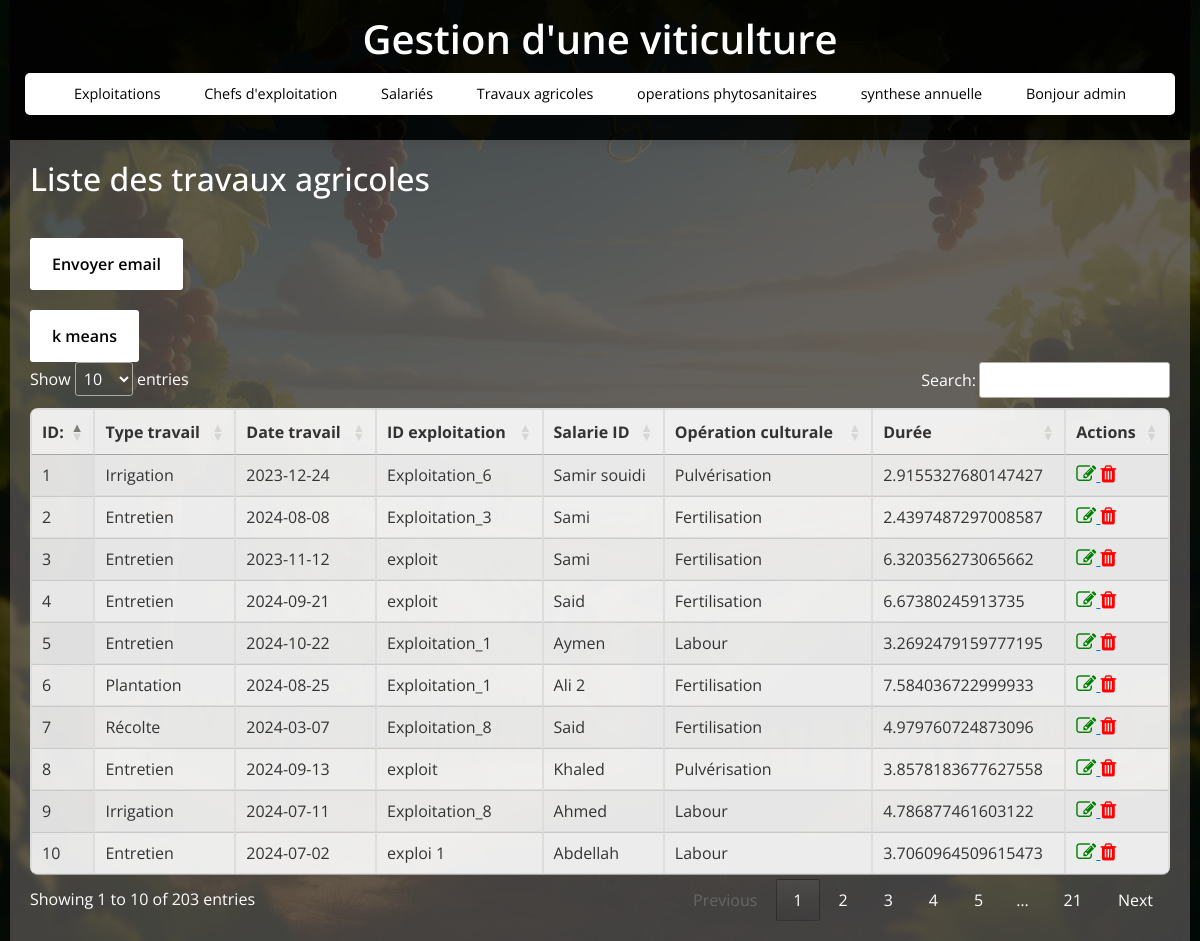
Before: /travaux (signed in) with the older database file.
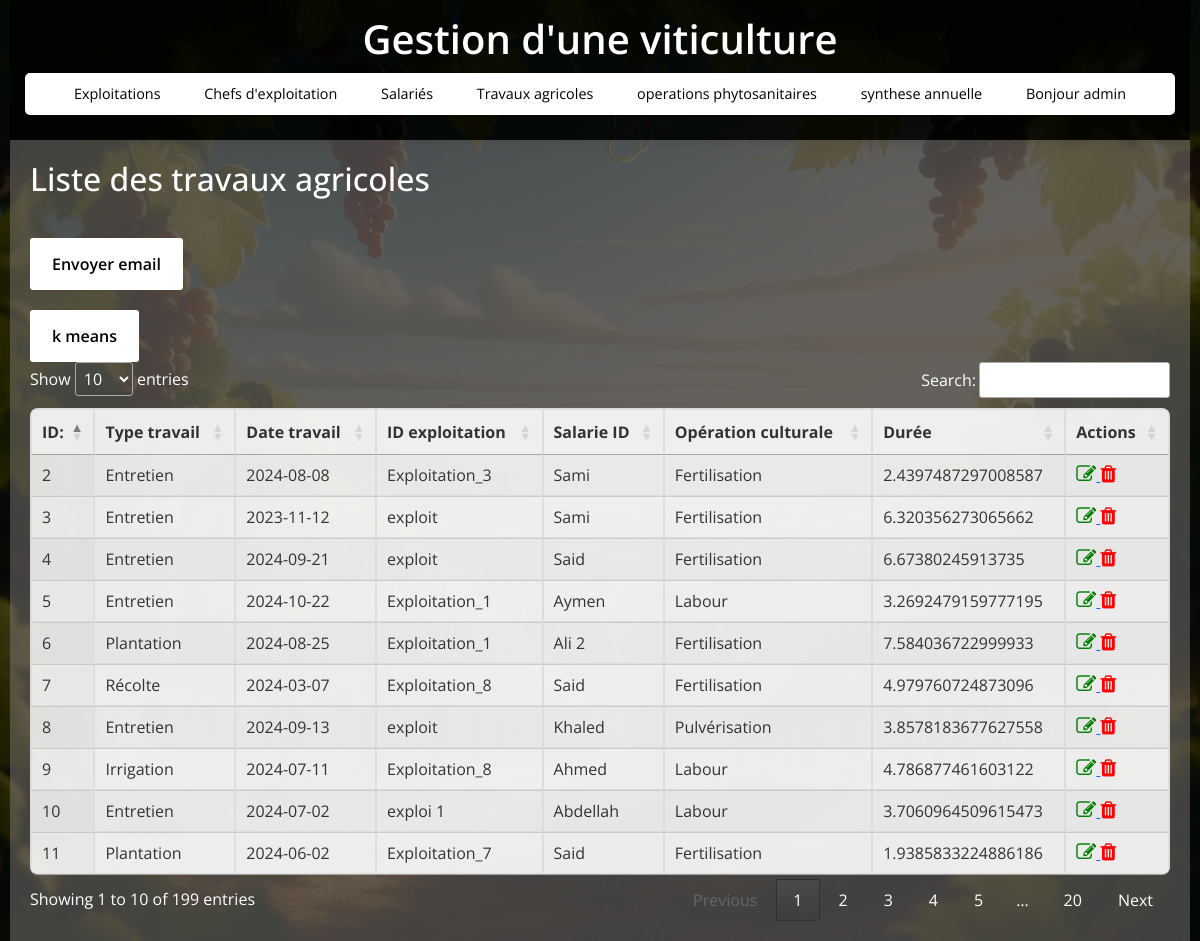
After: the same page with the newer database file.
### tables this page shows
CREATE TABLE travaux_agricoles (
                    id_travail INTEGER PRIMARY KEY,
                    type_travail TEXT,
                    date_travail TEXT,
                    id_exploitation INTEGER,
                    salarie_id INTEGER,
                    operation_culturale TEXT,
                    Duree FLOAT,
                    id_operation_sanitaire INTEGER,
                    FOREIGN KEY(id_operation_sanitaire) REFERENCES operations_phytosanitaires(id_operation_sanitaire),
                    FOREIGN KEY(id_exploitation) REFERENCES exploitations(id_exploitation)
                );

CREATE TABLE exploitations (
                    id_exploitation INTEGER PRIMARY KEY,
                    nom_exploitation TEXT,
                    superficie REAL
                );

CREATE TABLE salaries (
                    id_salarie INTEGER PRIMARY KEY,
                    identifiant_sal TEXT,
                    nom_salarie TEXT,
                    prenom_salarie TEXT,
                    date_embauche TEXT,
                    id_exploitation INTEGER,
                    FOREIGN KEY(id_exploitation) REFERENCES exploitations(id_exploitation)
                );

### app.py (the view)
@app.route('/travaux')
def travaux():
    if 'user_id' not in session:
        return redirect(url_for('login'))
    conn = get_db_connection()
    travaux = conn.execute('SELECT * FROM travaux_agricoles  join exploitations on exploitations.id_exploitation=travaux_agricoles.id_exploitation join salaries on salaries.id_salarie=travaux_agricoles.salarie_id ').fetchall()
    conn.close()
    return render_template('travaux_agricoles.html', travaux=travaux)

### app.py (called while the page is built)
def get_db_connection():
    conn = sqlite3.connect(DB_NAME)
    conn.row_factory = sqlite3.Row  # Retourne les résultats sous forme de dictionnaire
    return conn

### templates/travaux_agricoles.html (shortened to what this page needs)
{% extends 'base.html' %}
{% block content %}
    <h2>Liste des travaux agricoles</h2>
    <form action="{{ url_for('envoimail', nom=session.get('admin')) }}" method="POST">
        <button class="button" type="submit">Envoyer email</button>
    </form>
    <form action="{{ url_for('clustering_graph') }}" method="POST">
        <button class="button" type="submit">k means</button>
    </form>
    <table id="travauxTable" class="display">
        <thead>
            <tr>
                <th>ID:</th>
                <th>Type travail</th>
                <th>Date travail</th>
                <th>ID exploitation</th>
                <th>Salarie ID</th>
                <th>Opération culturale</th>
                <th>Durée</th>
                <th>Actions</th>
            </tr>
        </thead>
        <tbody>
            {% for travail in travaux %}
            <tr>
                <td>{{ travail.id_travail }}</td>
                <td>{{ travail.type_travail }}</td>
                <td>{{ travail.date_travail }}</td>
                <td>{{ travail.nom_exploitation }}</td>
                <td>{{ travail.nom_salarie }}  {{ travail.prenom_salarie }}</td>
                <td>{{ travail.operation_culturale }}</td>
                <td>{{ travail.Duree }}</td>
                <td>
                    <a href="{{ url_for('edit_travail', id=travail.id_travail) }}">
                        <i class="fa fa-edit" style="font-size:20px;color:green"></i>
                    </a>
                    <a href="{{ url_for('delete_travail', id=travail.id_travail) }}">
                        <i class="fa fa-trash" style="font-size:20px;color:red;"></i>
                    </a>
                </td>
            </tr>
            {% endfor %}
        </tbody>
    </table>
{% endblock %}

Changed rows visible on the page:
removed travaux_agricoles: id_travail "1", type_travail "Irrigation", date_travail "2023-12-24", nom_exploitation "Exploitation_6", nom_salarie "Samir", prenom_salarie "souidi", operation_culturale "Pulvérisation", Duree "2.9155327680147427"
now on this page (row unchanged): travaux_agricoles: id_travail "11", type_travail "Plantation", date_travail "2024-06-02", nom_exploitation "Exploitation_7", nom_salarie "Said", operation_culturale "Fertilisation", Duree "1.9385833224886186"
Other visible differences:
text written by a page script: "Show entries Search: Showing 1 to 10 of 203 entries Previous 1 2 3 4 5 … 21 Next" → "Show entries Search: Showing 1 to 10 of 199 entries Previous 1 2 3 4 5 … 20 Next"
